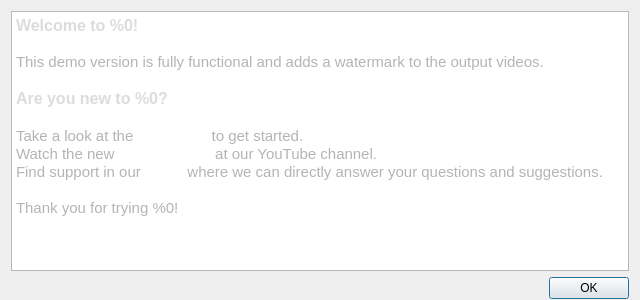
<?xml version="1.0" encoding="UTF-8"?>
<ui version="4.0">
 <class>WelcomeDialog</class>
 <widget class="QDialog" name="WelcomeDialog">
  <property name="windowModality">
   <enum>Qt::ApplicationModal</enum>
  </property>
  <property name="geometry">
   <rect>
    <x>0</x>
    <y>0</y>
    <width>640</width>
    <height>300</height>
   </rect>
  </property>
  <property name="sizePolicy">
   <sizepolicy hsizetype="Fixed" vsizetype="Minimum">
    <horstretch>0</horstretch>
    <verstretch>0</verstretch>
   </sizepolicy>
  </property>
  <property name="minimumSize">
   <size>
    <width>640</width>
    <height>300</height>
   </size>
  </property>
  <property name="maximumSize">
   <size>
    <width>640</width>
    <height>300</height>
   </size>
  </property>
  <property name="baseSize">
   <size>
    <width>640</width>
    <height>300</height>
   </size>
  </property>
  <property name="windowTitle">
   <string>Welcome</string>
  </property>
  <property name="modal">
   <bool>true</bool>
  </property>
  <layout class="QVBoxLayout" name="verticalLayout">
   <property name="spacing">
    <number>6</number>
   </property>
   <property name="bottomMargin">
    <number>0</number>
   </property>
   <item>
    <widget class="QTextBrowser" name="textBrowser">
     <property name="html">
      <string>&lt;!DOCTYPE HTML PUBLIC &quot;-//W3C//DTD HTML 4.0//EN&quot; &quot;http://www.w3.org/TR/REC-html40/strict.dtd&quot;&gt;
&lt;html&gt;&lt;head&gt;&lt;meta name=&quot;qrichtext&quot; content=&quot;1&quot; /&gt;&lt;style type=&quot;text/css&quot;&gt;
p, li { white-space: pre-wrap; }
&lt;/style&gt;&lt;/head&gt;&lt;body style=&quot; font-family:'MS Shell Dlg 2'; font-size:8.25pt; font-weight:400; font-style:normal;&quot;&gt;
&lt;p style=&quot; margin-top:0px; margin-bottom:0px; margin-left:0px; margin-right:0px; -qt-block-indent:0; text-indent:0px;&quot;&gt;&lt;span style=&quot; font-size:12pt; font-weight:600; color:#dcdcdc;&quot;&gt;Welcome to %0!&lt;/span&gt;&lt;/p&gt;
&lt;p style=&quot;-qt-paragraph-type:empty; margin-top:0px; margin-bottom:0px; margin-left:0px; margin-right:0px; -qt-block-indent:0; text-indent:0px; font-size:11pt; color:#b4b4b4;&quot;&gt;&lt;br /&gt;&lt;/p&gt;
&lt;p style=&quot; margin-top:0px; margin-bottom:0px; margin-left:0px; margin-right:0px; -qt-block-indent:0; text-indent:0px;&quot;&gt;&lt;span style=&quot; font-size:11pt; color:#b4b4b4;&quot;&gt;This demo version is fully functional and adds a watermark to the output videos.&lt;/span&gt;&lt;/p&gt;
&lt;p style=&quot;-qt-paragraph-type:empty; margin-top:0px; margin-bottom:0px; margin-left:0px; margin-right:0px; -qt-block-indent:0; text-indent:0px; font-size:11pt; color:#b4b4b4;&quot;&gt;&lt;br /&gt;&lt;/p&gt;
&lt;p style=&quot; margin-top:0px; margin-bottom:0px; margin-left:0px; margin-right:0px; -qt-block-indent:0; text-indent:0px;&quot;&gt;&lt;span style=&quot; font-size:12pt; font-weight:600; color:#dcdcdc;&quot;&gt;Are you new to %0? &lt;/span&gt;&lt;/p&gt;
&lt;p style=&quot;-qt-paragraph-type:empty; margin-top:0px; margin-bottom:0px; margin-left:0px; margin-right:0px; -qt-block-indent:0; text-indent:0px; font-size:12pt; font-weight:600; color:#b4b4b4;&quot;&gt;&lt;br /&gt;&lt;/p&gt;
&lt;p style=&quot; margin-top:0px; margin-bottom:0px; margin-left:0px; margin-right:0px; -qt-block-indent:0; text-indent:0px;&quot;&gt;&lt;span style=&quot; font-size:11pt; color:#b4b4b4;&quot;&gt;Take a look at the &lt;/span&gt;&lt;a href=&quot;%1&quot;&gt;&lt;span style=&quot; font-size:11pt; text-decoration: underline; color:#ffffff;&quot;&gt;user guide&lt;/span&gt;&lt;/a&gt;&lt;span style=&quot; font-size:11pt; color:#b4b4b4;&quot;&gt; to get started.&lt;/span&gt;&lt;/p&gt;
&lt;p style=&quot; margin-top:0px; margin-bottom:0px; margin-left:0px; margin-right:0px; -qt-block-indent:0; text-indent:0px;&quot;&gt;&lt;span style=&quot; font-size:11pt; color:#b4b4b4;&quot;&gt;Watch the new &lt;/span&gt;&lt;a href=&quot;%2&quot;&gt;&lt;span style=&quot; font-size:11pt; text-decoration: underline; color:#ffffff;&quot;&gt;video tutorials&lt;/span&gt;&lt;/a&gt;&lt;span style=&quot; font-size:11pt; color:#b4b4b4;&quot;&gt; at our YouTube channel.&lt;/span&gt;&lt;/p&gt;
&lt;p style=&quot; margin-top:0px; margin-bottom:0px; margin-left:0px; margin-right:0px; -qt-block-indent:0; text-indent:0px;&quot;&gt;&lt;span style=&quot; font-size:11pt; color:#b4b4b4;&quot;&gt;Find support in our &lt;/span&gt;&lt;a href=&quot;%3&quot;&gt;&lt;span style=&quot; font-size:11pt; text-decoration: underline; color:#ffffff;&quot;&gt;forum&lt;/span&gt;&lt;/a&gt;&lt;span style=&quot; font-size:11pt; color:#b4b4b4;&quot;&gt; where we can directly answer your questions and suggestions.&lt;/span&gt;&lt;/p&gt;
&lt;p align=&quot;center&quot; style=&quot;-qt-paragraph-type:empty; margin-top:0px; margin-bottom:0px; margin-left:0px; margin-right:0px; -qt-block-indent:0; text-indent:0px; font-size:11pt; color:#b4b4b4;&quot;&gt;&lt;br /&gt;&lt;/p&gt;
&lt;p style=&quot; margin-top:0px; margin-bottom:0px; margin-left:0px; margin-right:0px; -qt-block-indent:0; text-indent:0px;&quot;&gt;&lt;span style=&quot; font-size:11pt; color:#b4b4b4;&quot;&gt;Thank you for trying %0!&lt;/span&gt;&lt;/p&gt;&lt;/body&gt;&lt;/html&gt;</string>
     </property>
     <property name="textInteractionFlags">
      <set>Qt::LinksAccessibleByKeyboard|Qt::LinksAccessibleByMouse</set>
     </property>
     <property name="openExternalLinks">
      <bool>true</bool>
     </property>
    </widget>
   </item>
   <item>
    <widget class="QDialogButtonBox" name="buttonBox">
     <property name="sizePolicy">
      <sizepolicy hsizetype="Expanding" vsizetype="Preferred">
       <horstretch>0</horstretch>
       <verstretch>0</verstretch>
      </sizepolicy>
     </property>
     <property name="minimumSize">
      <size>
       <width>100</width>
       <height>23</height>
      </size>
     </property>
     <property name="maximumSize">
      <size>
       <width>16777215</width>
       <height>16777215</height>
      </size>
     </property>
     <property name="orientation">
      <enum>Qt::Horizontal</enum>
     </property>
     <property name="standardButtons">
      <set>QDialogButtonBox::Ok</set>
     </property>
    </widget>
   </item>
  </layout>
 </widget>
 <resources/>
 <connections>
  <connection>
   <sender>buttonBox</sender>
   <signal>accepted()</signal>
   <receiver>WelcomeDialog</receiver>
   <slot>accept()</slot>
   <hints>
    <hint type="sourcelabel">
     <x>248</x>
     <y>254</y>
    </hint>
    <hint type="destinationlabel">
     <x>157</x>
     <y>274</y>
    </hint>
   </hints>
  </connection>
  <connection>
   <sender>buttonBox</sender>
   <signal>rejected()</signal>
   <receiver>WelcomeDialog</receiver>
   <slot>reject()</slot>
   <hints>
    <hint type="sourcelabel">
     <x>316</x>
     <y>260</y>
    </hint>
    <hint type="destinationlabel">
     <x>286</x>
     <y>274</y>
    </hint>
   </hints>
  </connection>
 </connections>
</ui>
